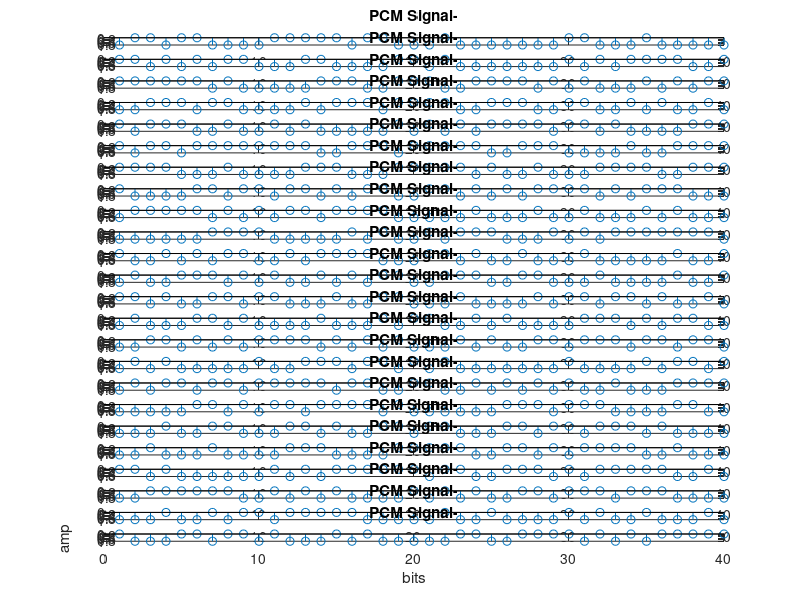
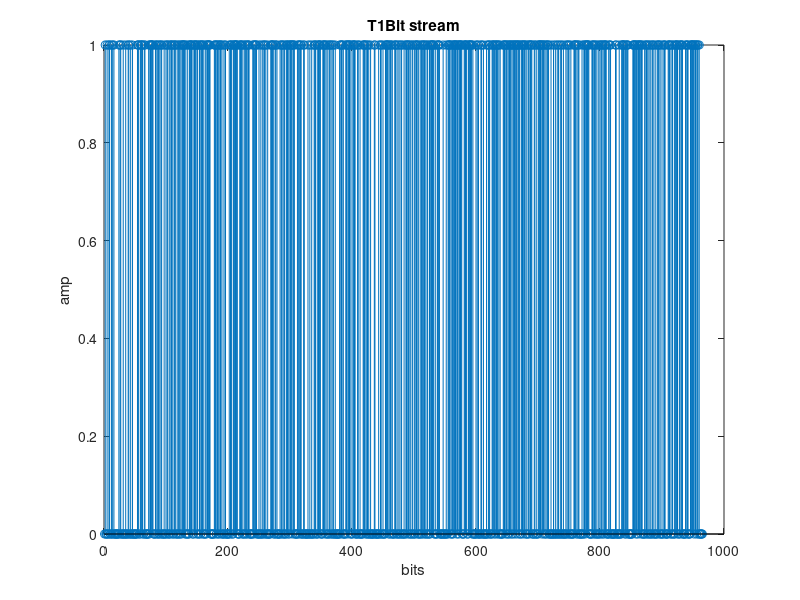

Write MATLAB code to recreate these figures, in order.
clear all;

close all;

%PCM of 24 signals

No_samples=input('Enter no of samples to be considered signal for display:');
Total_BitsperSignal=No_samples*8;
%each sample represented in 8 bits

PCM_signals=randi([0,1],24,Total_BitsperSignal);
figure(1);
for i=1:24 
    subplot(24,1,i);

stem(PCM_signals(i,:)); 
title(sprintf("PCM Signal-%di,i"));

end

xlabel('bits');

ylabel('amp');

%Multiplxing of 24 PCM signals

Tiframe=[];

for i=1:8:Total_BitsperSignal 
    multiplexed_signal=[];
    for j=1:24

multiplexed_signal=[multiplexed_signal PCM_signals(j,i:i+7)];
    end
Tiframe=[Tiframe 0 multiplexed_signal];
end



figure(2);

stem(Tiframe);

title('T1Bit stream'); 
xlabel('bits');

ylabel('amp');